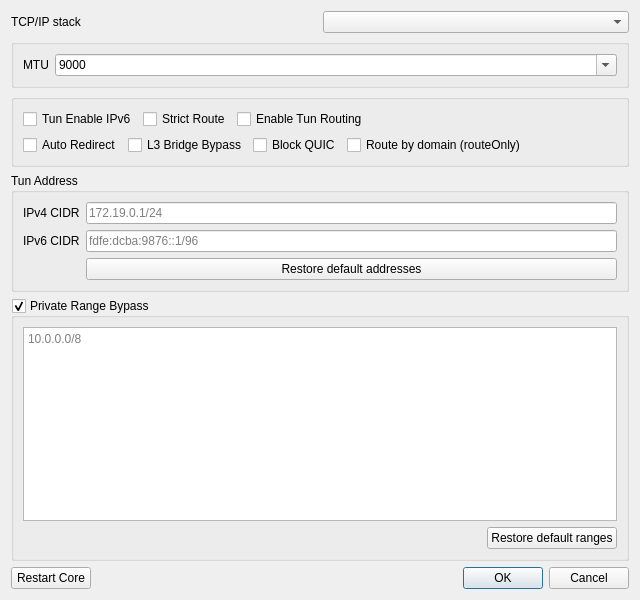
<?xml version="1.0" encoding="UTF-8"?>
<ui version="4.0">
 <class>DialogVPNSettings</class>
 <widget class="QDialog" name="DialogVPNSettings">
  <property name="geometry">
   <rect>
    <x>0</x>
    <y>0</y>
    <width>640</width>
    <height>600</height>
   </rect>
  </property>
  <property name="windowTitle">
   <string>Tun Settings</string>
  </property>
  <layout class="QVBoxLayout" name="verticalLayout">
   <item>
    <layout class="QHBoxLayout" name="tunStackRow">
     <item><widget class="QLabel" name="tun_stack_label"><property name="text"><string>TCP/IP stack</string></property><property name="buddy"><cstring>vpn_stack</cstring></property></widget></item>
     <item><widget class="QComboBox" name="vpn_stack"><property name="toolTip"><string>Auto keeps the current core default. Reconnect to apply changes.</string></property></widget></item>
    </layout>
   </item>
   <item>
    <widget class="QGroupBox" name="groupBox">
     <property name="uiLevel" stdset="0">
      <string notr="true">advanced</string>
     </property>
     <property name="sizePolicy">
      <sizepolicy hsizetype="Preferred" vsizetype="Maximum">
       <horstretch>0</horstretch>
       <verstretch>0</verstretch>
      </sizepolicy>
     </property>
     <layout class="QHBoxLayout" name="horizontalLayout_5">
      <item>
       <widget class="QLabel" name="label_10">
        <property name="sizePolicy">
         <sizepolicy hsizetype="Maximum" vsizetype="Preferred">
          <horstretch>0</horstretch>
          <verstretch>0</verstretch>
         </sizepolicy>
        </property>
        <property name="text">
         <string notr="true">MTU</string>
        </property>
       </widget>
      </item>
      <item>
       <widget class="QComboBox" name="vpn_mtu">
        <property name="editable">
         <bool>true</bool>
        </property>
        <item>
         <property name="text">
          <string notr="true">9000</string>
         </property>
        </item>
        <item>
         <property name="text">
          <string notr="true">1500</string>
         </property>
        </item>
       </widget>
      </item>
     </layout>
    </widget>
   </item>
   <item>
    <widget class="QGroupBox" name="horizontalGroupBox_2">
     <layout class="QVBoxLayout" name="checksVLayout">
      <item>
       <layout class="QHBoxLayout" name="checksRow1">
        <item>
         <widget class="QCheckBox" name="vpn_ipv6">
          <property name="text">
           <string>Tun Enable IPv6</string>
          </property>
         </widget>
        </item>
        <item>
         <widget class="QCheckBox" name="strict_route">
          <property name="text">
           <string>Strict Route</string>
          </property>
         </widget>
        </item>
        <item>
         <widget class="QCheckBox" name="tun_routing">
          <property name="toolTip">
           <string>&lt;html&gt;&lt;head/&gt;&lt;body&gt;&lt;p&gt;When enabled, Direct IP CIDRs and rule sets will also be added to the Tun setting to be excluded at OS routing level. IMPORTANT: Large rule sets have been reported to cause massive CPU usage in windows, please enable this option with caution.&lt;/p&gt;&lt;/body&gt;&lt;/html&gt;</string>
          </property>
          <property name="text">
           <string>Enable Tun Routing</string>
          </property>
         </widget>
        </item>
        <item>
         <spacer name="checksRow1Spacer">
          <property name="orientation">
           <enum>Qt::Orientation::Horizontal</enum>
          </property>
          <property name="sizeHint" stdset="0">
           <size>
            <width>40</width>
            <height>20</height>
           </size>
          </property>
         </spacer>
        </item>
       </layout>
      </item>
      <item>
       <layout class="QHBoxLayout" name="checksRow2">
        <item>
         <widget class="QCheckBox" name="auto_redirect">
          <property name="uiLevel" stdset="0">
           <string notr="true">advanced</string>
          </property>
          <property name="toolTip">
           <string>&lt;html&gt;&lt;head/&gt;&lt;body&gt;&lt;p&gt;Improves Tun routing and performance using nftables. While enabled, this machine cannot be used as a network gateway for other devices.&lt;/p&gt;&lt;/body&gt;&lt;/html&gt;</string>
          </property>
          <property name="text">
           <string>Auto Redirect</string>
          </property>
         </widget>
        </item>
        <item>
         <widget class="QCheckBox" name="l3_bridge">
          <property name="uiLevel" stdset="0">
           <string notr="true">advanced</string>
          </property>
          <property name="toolTip">
           <string>&lt;html&gt;&lt;head/&gt;&lt;body&gt;&lt;p&gt;Forwards bypassed traffic straight out of the network interface instead of rebuilding it as a new connection, which is faster and keeps NAT intact for games and P2P. Applies to UDP and ICMP only; TCP still needs to be sniffed and keeps taking the normal direct path.&lt;/p&gt;&lt;/body&gt;&lt;/html&gt;</string>
          </property>
          <property name="text">
           <string>L3 Bridge Bypass</string>
          </property>
         </widget>
        </item>
        <item>
         <widget class="QCheckBox" name="block_quic">
          <property name="toolTip">
           <string>Refuse QUIC (UDP 443) sent through a proxy, so browsers switch to TCP at once instead of stalling. Direct traffic is not affected.</string>
          </property>
          <property name="text">
           <string>Block QUIC</string>
          </property>
         </widget>
        </item>
        <item>
         <widget class="QCheckBox" name="sniff_route_only">
          <property name="toolTip">
           <string>Use the SNI or host found by sniffing only to choose the route, without replacing the connection address: the server gets the IP. Turn it off when the server has to route by domain, for example in a cascade; then the server gets the domain.</string>
          </property>
          <property name="text">
           <string>Route by domain (routeOnly)</string>
          </property>
         </widget>
        </item>
        <item>
         <spacer name="checksRow2Spacer">
          <property name="orientation">
           <enum>Qt::Orientation::Horizontal</enum>
          </property>
          <property name="sizeHint" stdset="0">
           <size>
            <width>40</width>
            <height>20</height>
           </size>
          </property>
         </spacer>
        </item>
       </layout>
      </item>
     </layout>
    </widget>
   </item>
   <item>
    <widget class="QGroupBox" name="tunAddressGroupBox">
     <property name="uiLevel" stdset="0">
      <string notr="true">advanced</string>
     </property>
     <property name="title">
      <string>Tun Address</string>
     </property>
     <layout class="QFormLayout" name="formLayout">
      <item row="0" column="0">
       <widget class="QLabel" name="label_tun_ipv4">
        <property name="text">
         <string>IPv4 CIDR</string>
        </property>
       </widget>
      </item>
      <item row="0" column="1">
       <widget class="QLineEdit" name="tun_ipv4_cidr">
        <property name="placeholderText">
         <string notr="true">172.19.0.1/24</string>
        </property>
       </widget>
      </item>
      <item row="1" column="0">
       <widget class="QLabel" name="label_tun_ipv6">
        <property name="text">
         <string>IPv6 CIDR</string>
        </property>
       </widget>
      </item>
      <item row="1" column="1">
       <widget class="QLineEdit" name="tun_ipv6_cidr">
        <property name="placeholderText">
         <string notr="true">fdfe:dcba:9876::1/96</string>
        </property>
       </widget>
      </item>
      <item row="2" column="1">
       <widget class="QPushButton" name="restore_default_addresses">
        <property name="text">
         <string>Restore default addresses</string>
        </property>
       </widget>
      </item>
     </layout>
    </widget>
   </item>
   <item>
    <widget class="QGroupBox" name="privRangeGroupBox">
     <property name="uiLevel" stdset="0">
      <string notr="true">advanced</string>
     </property>
     <property name="toolTip">
      <string>&lt;html&gt;&lt;head/&gt;&lt;body&gt;&lt;p&gt;Address ranges handed straight to the physical NIC instead of being routed through the core, one CIDR per line. Uncheck to let the core hijack private range traffic instead. Loopback and broadcast are always bypassed and cannot be listed here.&lt;/p&gt;&lt;/body&gt;&lt;/html&gt;</string>
     </property>
     <property name="title">
      <string>Private Range Bypass</string>
     </property>
     <property name="checkable">
      <bool>true</bool>
     </property>
     <layout class="QVBoxLayout" name="privRangeLayout">
      <item>
       <widget class="QPlainTextEdit" name="priv_ranges">
        <property name="sizePolicy">
         <sizepolicy hsizetype="Expanding" vsizetype="Expanding">
          <horstretch>0</horstretch>
          <verstretch>0</verstretch>
         </sizepolicy>
        </property>
        <property name="placeholderText">
         <string notr="true">10.0.0.0/8</string>
        </property>
       </widget>
      </item>
      <item>
       <layout class="QHBoxLayout" name="privRangeButtonsRow">
        <item>
         <spacer name="privRangeButtonsSpacer">
          <property name="orientation">
           <enum>Qt::Orientation::Horizontal</enum>
          </property>
          <property name="sizeHint" stdset="0">
           <size>
            <width>40</width>
            <height>20</height>
           </size>
          </property>
         </spacer>
        </item>
        <item>
         <widget class="QPushButton" name="restore_default_ranges">
          <property name="text">
           <string>Restore default ranges</string>
          </property>
         </widget>
        </item>
       </layout>
      </item>
     </layout>
    </widget>
   </item>
   <item>
    <layout class="QHBoxLayout" name="horizontalLayout_3">
     <item>
      <widget class="QPushButton" name="restart_core">
       <property name="toolTip">
        <string>Stops the running profile and restarts the core. Try this when Tun fails to start, then start the profile again.</string>
       </property>
       <property name="text">
        <string>Restart Core</string>
       </property>
      </widget>
     </item>
     <item>
      <widget class="QDialogButtonBox" name="buttonBox">
       <property name="standardButtons">
        <set>QDialogButtonBox::StandardButton::Cancel|QDialogButtonBox::StandardButton::Ok</set>
       </property>
      </widget>
     </item>
    </layout>
   </item>
  </layout>
 </widget>
 <tabstops>
  <tabstop>vpn_mtu</tabstop>
  <tabstop>vpn_ipv6</tabstop>
  <tabstop>tun_ipv4_cidr</tabstop>
  <tabstop>tun_ipv6_cidr</tabstop>
  <tabstop>restore_default_addresses</tabstop>
  <tabstop>strict_route</tabstop>
  <tabstop>sniff_route_only</tabstop>
  <tabstop>restart_core</tabstop>
 </tabstops>
 <resources/>
 <connections>
  <connection>
   <sender>buttonBox</sender>
   <signal>rejected()</signal>
   <receiver>DialogVPNSettings</receiver>
   <slot>reject()</slot>
   <hints>
    <hint type="sourcelabel">
     <x>399</x>
     <y>575</y>
    </hint>
    <hint type="destinationlabel">
     <x>399</x>
     <y>299</y>
    </hint>
   </hints>
  </connection>
  <connection>
   <sender>buttonBox</sender>
   <signal>accepted()</signal>
   <receiver>DialogVPNSettings</receiver>
   <slot>accept()</slot>
   <hints>
    <hint type="sourcelabel">
     <x>399</x>
     <y>575</y>
    </hint>
    <hint type="destinationlabel">
     <x>399</x>
     <y>299</y>
    </hint>
   </hints>
  </connection>
 </connections>
</ui>
